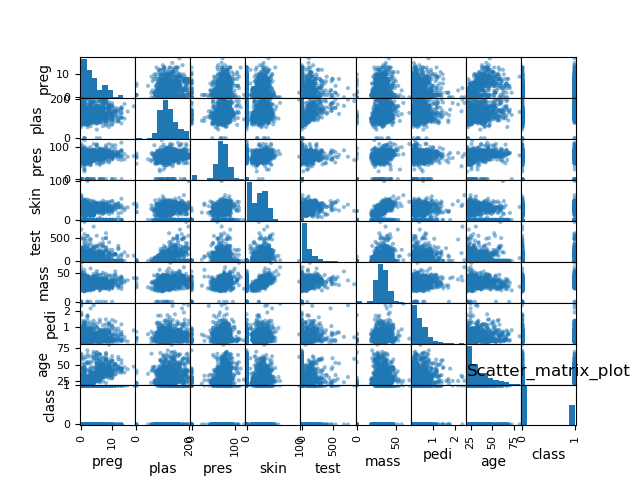

Reproduce this figure in Python.
# -*- coding: utf-8 -*-
"""
Created on Fri Mar 10 12:57:14 2023

@author: mohsenshojaeiyeganeh@gmail.com
"""


from matplotlib import pyplot
from pandas import read_csv
from pandas.plotting import scatter_matrix
import numpy


# 1.preg = number of times of pregnancy
# 2.plas = plasma glucose concentration 
# 3.pres = diastolic blood pressure (mm hg)
# 4.skin = triceps skin fold thickness(mm)
# 5.test = 2-hour serum insulin (mu U/ml)
# 6.mass = body mass index (weight in kg /(height in m)^2)
# 7.pedi = diabetes pedigree function
# 8.age = age(years)
# 9.class = 0-> No diabetes 1->diabetes

#To read data_set
file_name = "../../Data_Set/pima-indians-diabetes.csv"
column_names = ['preg','plas','pres','skin','test','mass','pedi','age','class']
data_set = read_csv(file_name, names=column_names)


#To draw correlation plot
scatter_matrix(data_set)
pyplot.title("Scatter_matrix_plot")
pyplot.show()
